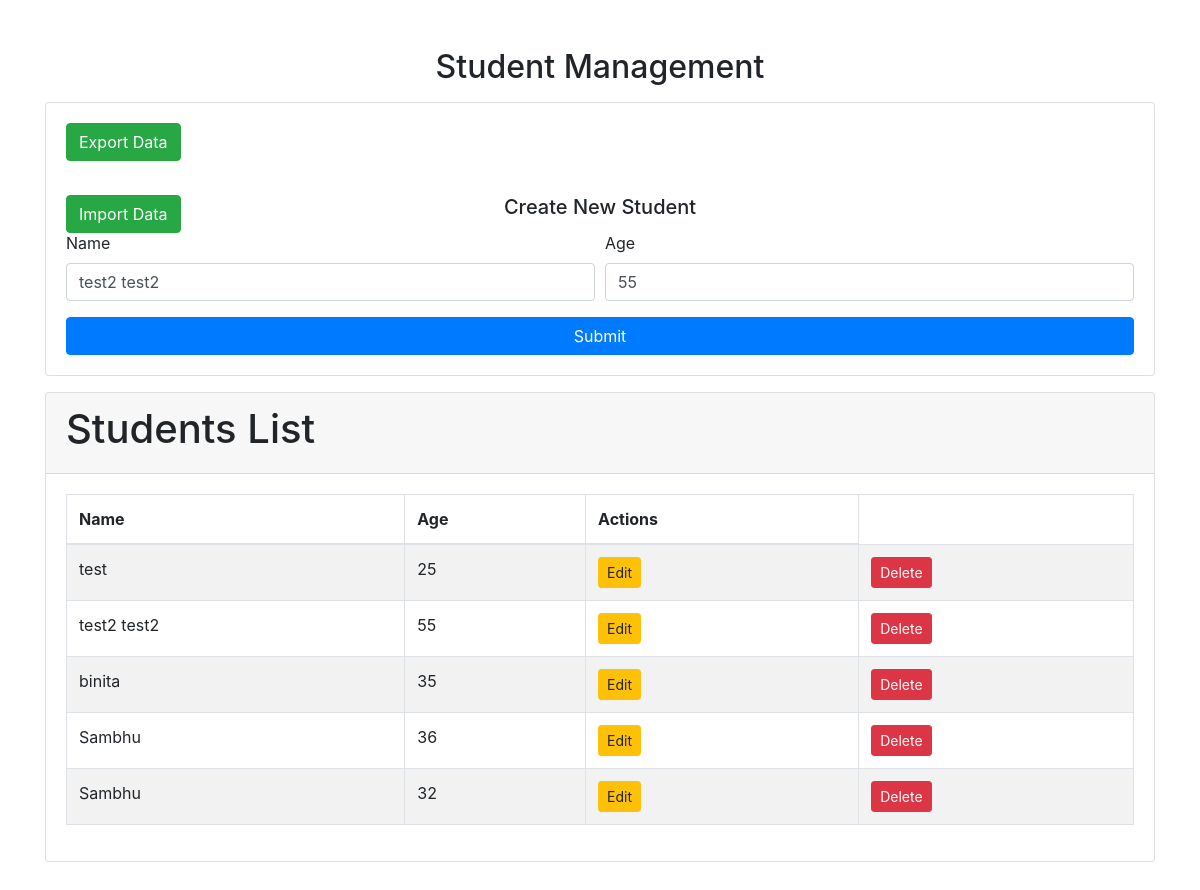
Page /update/16 on the committed database.
### myapp/models.py (models this page shows)
class Student(models.Model):
    name = models.CharField(max_length=100)
    age = models.IntegerField()
    created_at = models.DateTimeField(auto_now_add=True)
    updated_at = models.DateTimeField(auto_now=True)
    email = models.EmailField(blank=True)

### myapp/views.py (the view, shortened to what this page needs)
# urls.py: path('', views.home, name="home"),
def home(request, id=None): # default arguments
    if id:
        student_update = get_object_or_404(Student, id=id)
        form = StudentForms(request.POST or None,instance=student_update) # takes info or empty info and supply to  form as post request
    else:
        form = StudentForms(request.POST or None)    # if no need to update. will take create form
    students = Student.objects.all()
    context ={
        'students' : students ,
        'form' : form
    }
    return render(request, "home.html", context = context)

### myapp/forms.py
class StudentForms(forms.ModelForm):
    class Meta:
        model = Student
        fields = ('name', 'age')

### templates/home.html (shortened to what this page needs)
<!DOCTYPE html>
<html lang="en">
<head>
    <link rel="stylesheet" href="https://stackpath.bootstrapcdn.com/bootstrap/4.5.2/css/bootstrap.min.css">
</head>
<body>
    <div class="container my-5">
        <h2 class="text-center">Student Management</h2>
        <div class="card mt-3">
            <div class="card-body">
                    <a href="{% url 'export_data' %}" class="btn btn-success position-absolute start-0">Export Data</a><br><br><br>
                    <a href="{% url 'import_data' %}" class="btn btn-success position-absolute start-0">Import Data</a>
                <h5 class="card-title text-center">
                    {% if student.id %}
                        Update Student
                    {% else %}
                        Create New Student
                    {% endif %}
                </h5>
                <form method="POST">
                    <div class="form-row">
                        <div class="form-group col-md-6">
                            <label for="name">Name</label>
                            <input type="text" class="form-control" id="name" name="name"
                                   placeholder="Enter student name" value="{{ form.name.value|default:'' }}">
                        </div>
                        <div class="form-group col-md-6">
                            <label for="age">Age</label>
                            <input type class="form-control" id="age" name="age"
                                   value="{{ form.age.value }}">
                        </div>
                    </div>
                    <button type="submit" class="btn btn-primary btn-block">Submit</button>
                </form>
            </div>
        </div>
        <div class="card mt-3">
            <div class="card-header">
                <h1>Students List</h1>
            </div>
            <div class="card-body">
                <table class="table table-striped table-bordered">
                    <thead>
                        <tr>
                            <th>Name</th>
                            <th>Age</th>
                            <th>Actions</th>
                        </tr>
                    </thead>
                    <tbody>
                        {% for student in students %}
                        <tr>
                            <td>{{ student.name }}</td>
                            <td>{{ student.age }}</td>
                            <td><a href="{% url 'update_student' student.id %}" class="btn btn-warning btn-sm">Edit</a></td>
                            <td><button type="button" class="btn btn-danger btn-sm" onclick="showDeleteModal({{ student.id }})">Delete</button></td>
                        </tr>
                        {% endfor %}
                    </tbody>
                </table>
            </div>
        </div>
    </div>
</body>
</html>

### rows in the picture
Student: name "test2 test2", age "55"
Student: name "test", age "25"
Student: name "binita", age "35"
Student: name "Sambhu", age "36"
Student: name "Sambhu", age "32"
